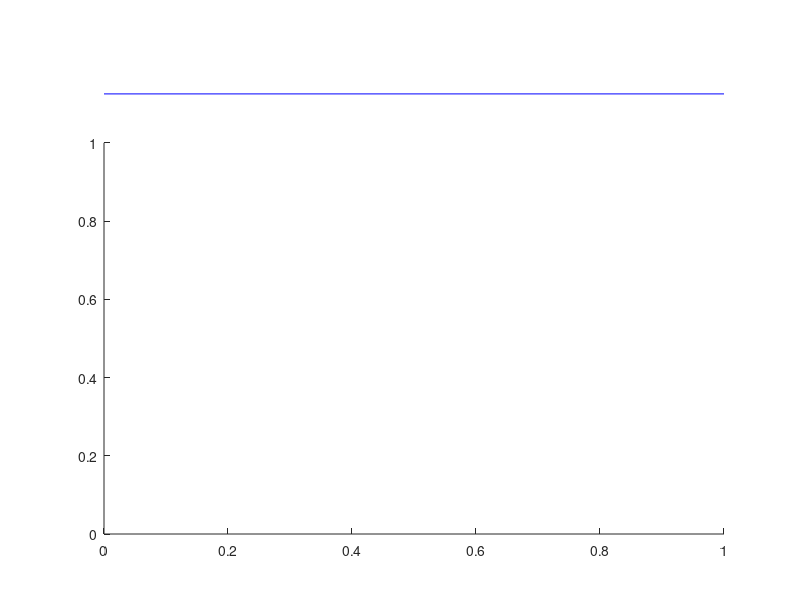

Source code (MATLAB):
frac=0.2;  % fraction of plot height for magnet schematic

v0=axis;
h0=gca;
p0=get(h0,'Position');
height=p0(4);
p0(4)=(1-frac)*height;
set(h0,'Position',p0);

p1=[p0(1),p0(2)+p0(4),p0(3),frac*height];
h1=axes('Position',p1);
v1=[v0(1),v0(2),-1,1];
plot(v1(1:2),[0,0],'b-')
axis(v1)
set(h1,'Visible','off');
